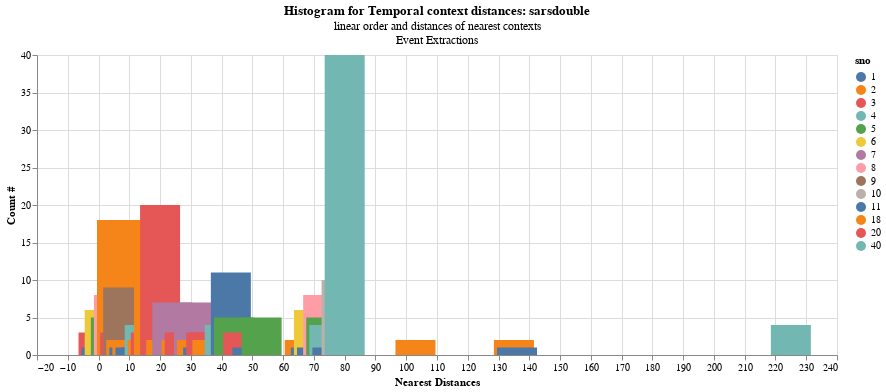

Notebook code cell kept with this figure:
### Code cell
res = pd.DataFrame.from_dict(all_results['sarsdouble_all.csv']['temp_results'])
res.drop(res.index[res['top'] == -1], inplace = True)
r = res.groupby(['top']).count().reset_index()[['sno', 'top']]
ch = alt.Chart(r).mark_bar(size=40).encode(
    alt.X("top:Q", title="Nearest Distances"),
    y=alt.Y('sno',title="Count #"), color="sno:N"
).properties(
        title=alt.TitleParams('Histogram for Temporal context distances: sarsdouble',
    subtitle=["linear order and distances of nearest contexts","Event Extractions"]), width=800
)
ch.configure_title(
    fontSize=14,
    font='Courier',
    anchor='start',
    color='gray'
)
ch + ch.mark_text(align='left', dy=2)

### Figure 1 — Vega-Lite specification as saved in the notebook (floating-point values rounded to 4 significant figures)
{"config": {"view": {"continuousWidth": 400, "continuousHeight": 300}}, "layer": [{"mark": {"type": "bar", "size": 40}, "encoding": {"color": {"field": "sno", "type": "nominal"}, "x": {"field": "top", "title": "Nearest Distances", "type": "quantitative"}, "y": {"field": "sno", "title": "Count #", "type": "quantitative"}}, "title": {"text": "Histogram for Temporal context distances: sarsdouble", "subtitle": ["linear order and distances of nearest contexts", "Event Extractions"]}, "width": 800}, {"mark": {"type": "text", "align": "left", "dy": 2}, "encoding": {"color": {"field": "sno", "type": "nominal"}, "x": {"field": "top", "title": "Nearest Distances", "type": "quantitative"}, "y": {"field": "sno", "title": "Count #", "type": "quantitative"}}, "title": {"text": "Histogram for Temporal context distances: sarsdouble", "subtitle": ["linear order and distances of nearest contexts", "Event Extractions"]}, "width": 800}], "data": {"name": "data-a559849c2ee91cd4ff28141e88973f72"}, "$schema": "https://vega.github.io/schema/vega-lite/v4.17.0.json", "datasets": {"data-a559849c2ee91cd4ff28141e88973f72": [{"sno": 3, "top": 0}, {"sno": 1, "top": 1}, {"sno": 6, "top": 2}, {"sno": 6, "top": 3}, {"sno": 5, "top": 4}, {"sno": 8, "top": 5}, {"sno": 18, "top": 6}, {"sno": 3, "top": 7}, {"sno": 9, "top": 8}, {"sno": 2, "top": 9}, {"sno": 1, "top": 10}, {"sno": 2, "top": 11}, {"sno": 1, "top": 12}, {"sno": 1, "top": 14}, {"sno": 4, "top": 15}, {"sno": 2, "top": 16}, {"sno": 3, "top": 17}, {"sno": 18, "top": 18}, {"sno": 2, "top": 19}, {"sno": 20, "top": 20}, {"sno": 3, "top": 21}, {"sno": 2, "top": 22}, {"sno": 7, "top": 24}, {"sno": 2, "top": 27}, {"sno": 3, "top": 28}, {"sno": 3, "top": 30}, {"sno": 7, "top": 31}, {"sno": 2, "top": 32}, {"sno": 1, "top": 34}, {"sno": 3, "top": 35}, {"sno": 3, "top": 36}, {"sno": 2, "top": 37}, {"sno": 4, "top": 41}, {"sno": 11, "top": 43}, {"sno": 5, "top": 44}, {"sno": 3, "top": 47}, {"sno": 1, "top": 50}, {"sno": 5, "top": 53}, {"sno": 2, "top": 67}, {"sno": 2, "top": 68}, {"sno": 1, "top": 69}, {"sno": 6, "top": 70}, {"sno": 1, "top": 71}, {"sno": 8, "top": 73}, {"sno": 5, "top": 74}, {"sno": 4, "top": 75}, {"sno": 1, "top": 76}, {"sno": 10, "top": 79}, {"sno": 40, "top": 80}, {"sno": 2, "top": 103}, {"sno": 2, "top": 135}, {"sno": 1, "top": 136}, {"sno": 4, "top": 225}]}}
